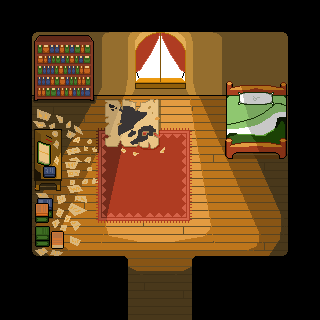

A 2D game scene composited from a Tiled map and its tileset images. What follows is a short description and the map's XML, with each tile layer's data collapsed to a summary:
An orthogonal 10x10 tile map with 32x32 px tiles, 1 tile layer (base) and 1 object.

<map version="1.10" tiledversion="1.10.2" orientation="orthogonal" renderorder="right-down" width="10" height="10" tilewidth="32" tileheight="32" infinite="0" nextlayerid="3" nextobjectid="2">
 <tileset firstgid="1" name="prelude_waldorf_woodenboardingcottage" tilewidth="32" tileheight="32" tilecount="100" columns="10">
  <image source="../images/world_tiles/prelude/prelude_waldorf_woodenboardingcottage.png" width="320" height="320" />
 </tileset>
 <layer id="1" name="base" width="10" height="10">
  <data>[100 cells, 100 non-empty, 100 distinct tile ids]</data>
 </layer>
 <objectgroup id="2" name="Spawnpoint">
  <object id="1" x="192.012" y="95.1856" width="31.1815" height="63.5938" />
 </objectgroup>
</map>